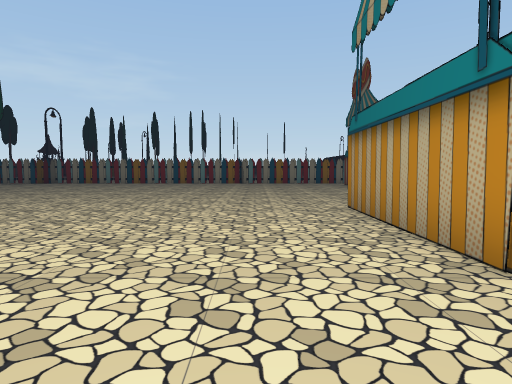
[1] (above)

24 first-person views from a walk through a Unity game level. The camera is 1.5 m above the floor, tilts 4° down and sees 75° across. The floor is counted in squares, 2 m on a side. Each view is taken from the middle of a square. On the plan, view 1 faces up. The plan holds only what a view shows up to about 11 squares ahead; the rest is blank. The place goes on beyond the plan. The player character is not drawn.

[2]
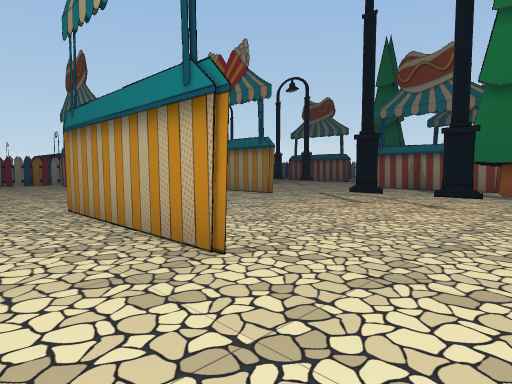

[3]
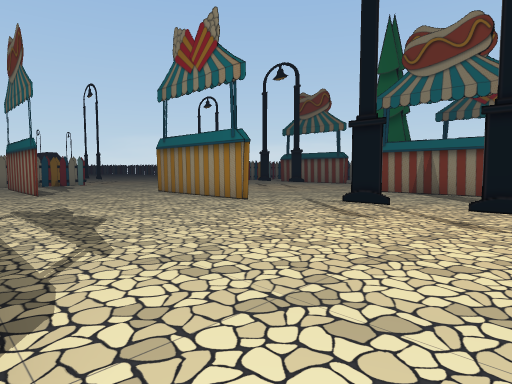

[4]
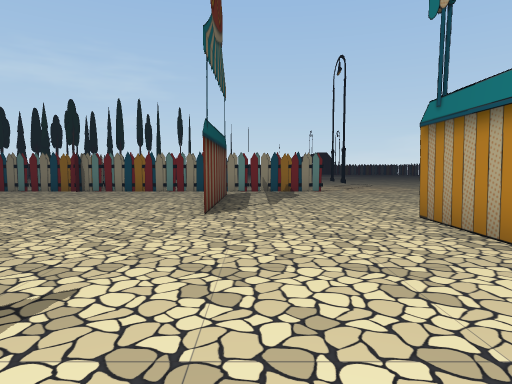

[5]
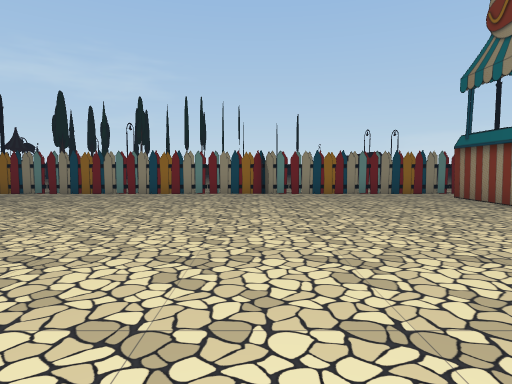

[6]
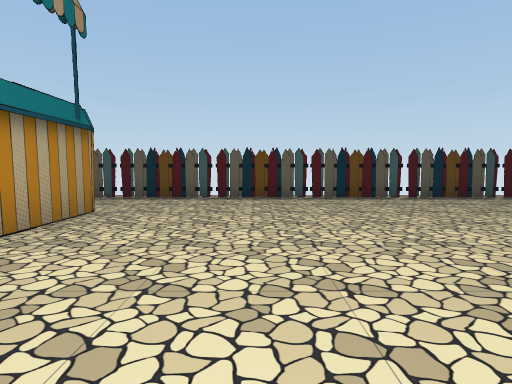

[7]
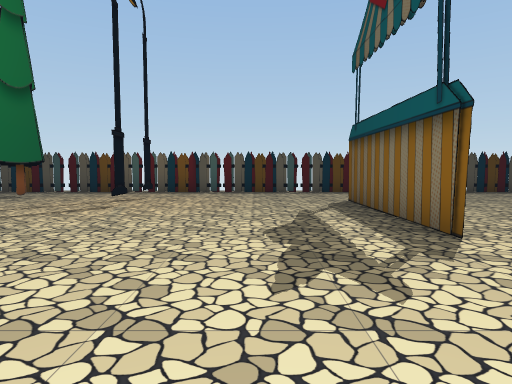

[8]
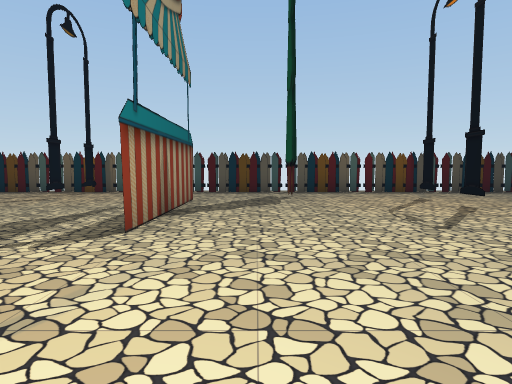

[9]
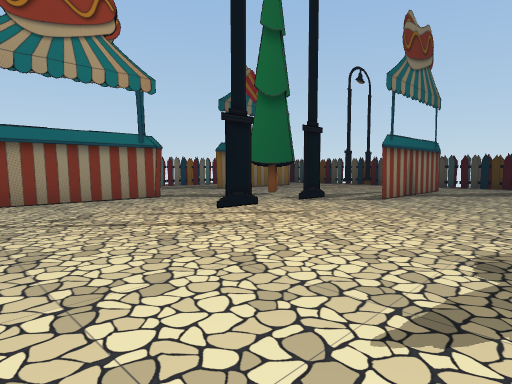

[10]
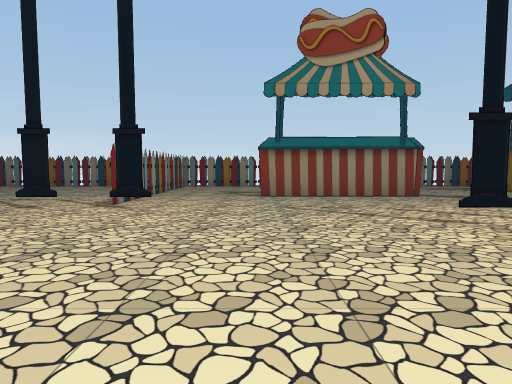

[11]
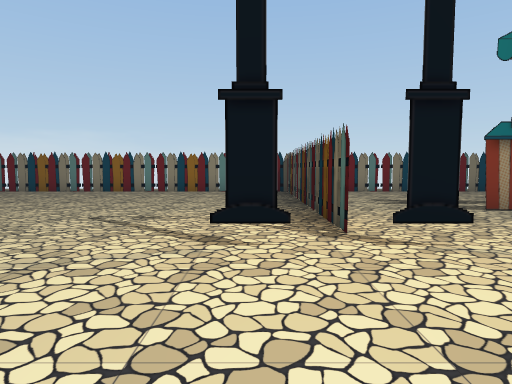

[12]
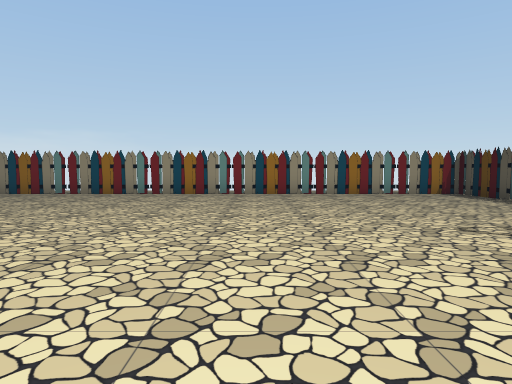

[13]
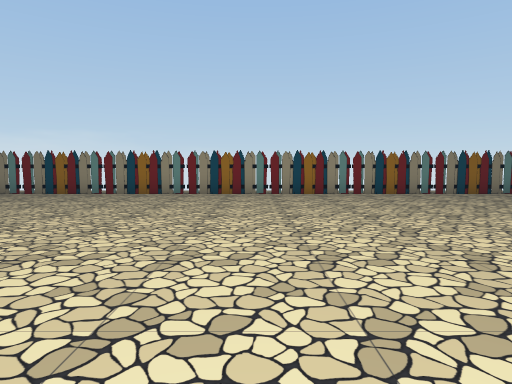

[14]
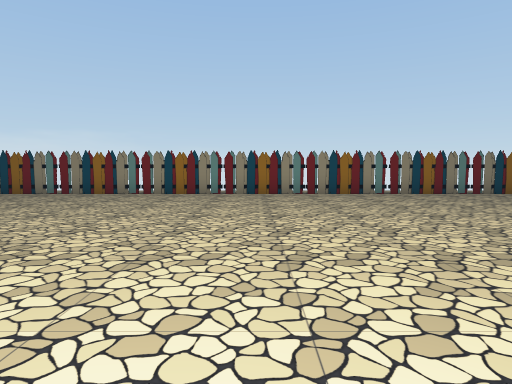

[15]
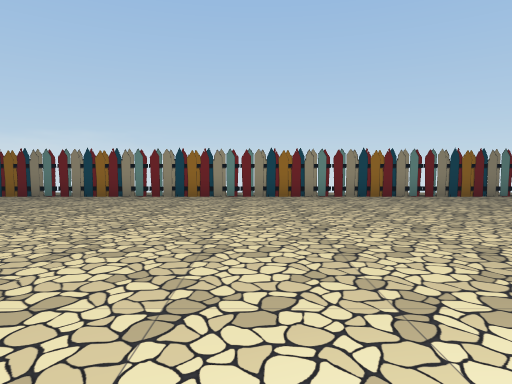

[16]
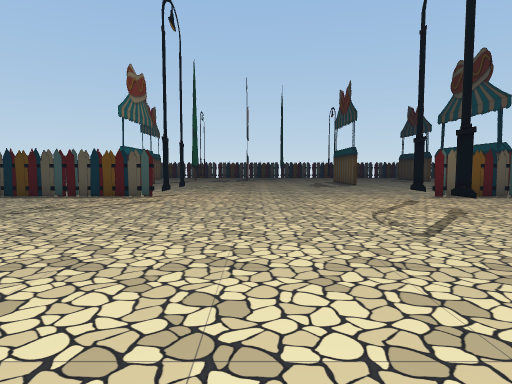

[17]
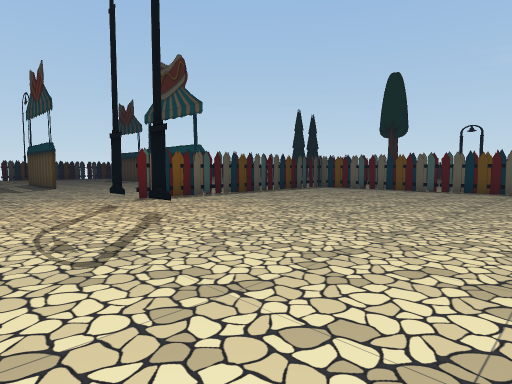

[18]
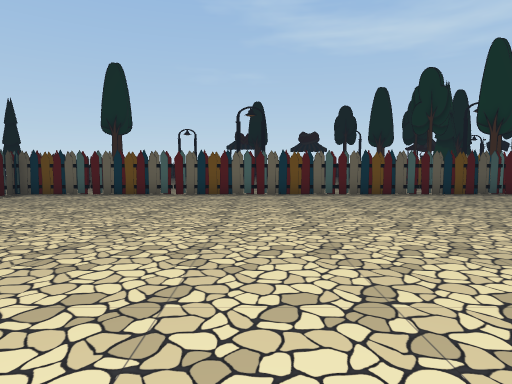

[19]
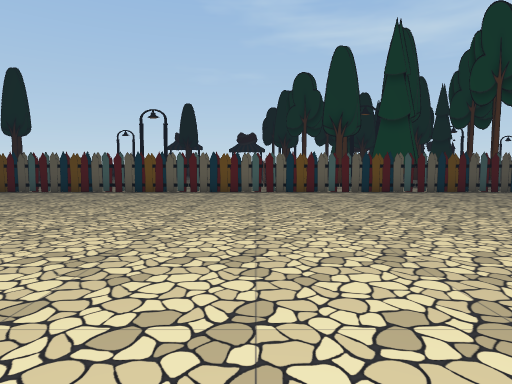

[20]
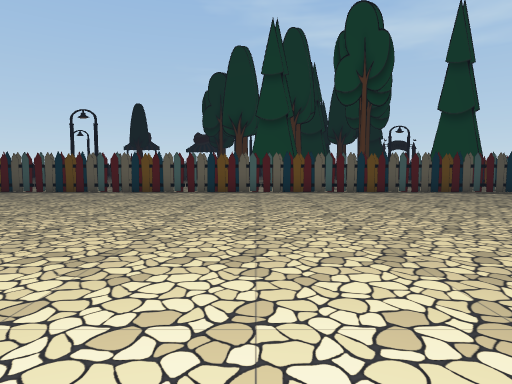

[21]
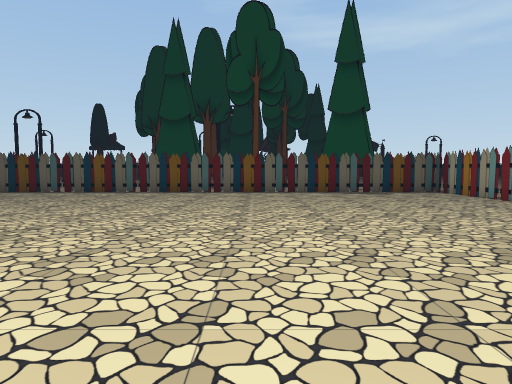

[22]
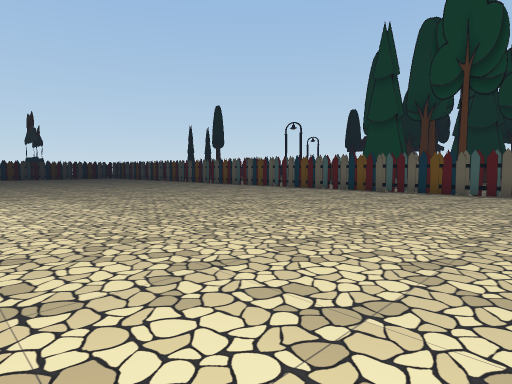

[23]
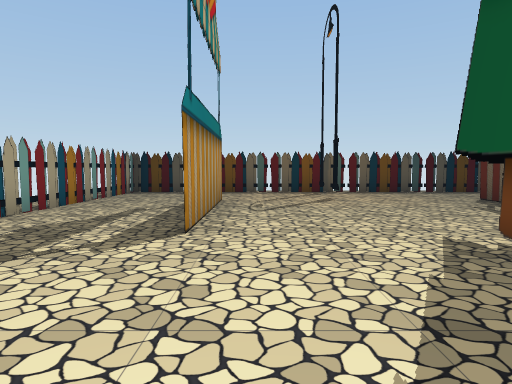

[24]
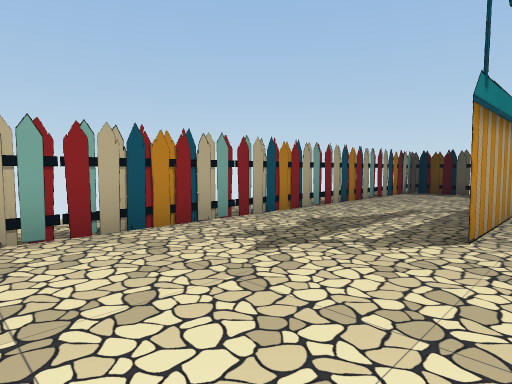

### Floor plan
Key: @ floor where view 1 was taken; # wall or solid block; x gap in a wall; . floor; T thing the floor can be seen under or through.
Columns run from 5 left of view 1 to 22 right of it. Each row starts with its distance up from view 1.
 43     #...........        ...#
 42     #...........       ....#
 41     #...........     ......#
 40     #...........    .......#
 39     #...........   ........#
 38     #..........   .........#
 37     #..........    ........#
 36     #...........  .........#
 35     #..........  ..........#
 34     #..........   .........#
 33     #..........    ........#
 32     #..........     .......#
 31    ##...........   ........#
 30     #..........   .........#
 29     #.........   ..........#
 28     #........     .........#
 27     #.......       ........#
 26     #........    .  .......#
 25     #......................#
 24     #......................#
 23     #......................#
 22     #......................#
 21     #......................#
 20     #........#.............#
 19     #........#.............#
 18     #........#.....#.......#
 17 #############.......########
 16 .........x.........#.....  #
 15 .........#.................#
 14 .........#............#....#
 13 .........#............#..  #
 12 .........#............# ...#
 11 .............#...#....#   .#
 10 .............#...#....#....#
  9 .............#...#.........#
  8 .............#...... ......#
  7 .............#......#......#
  6 .......#..........#.#...#..#
  5  ......#..........#.....#..#
  4  ......#....T.....#.....#..#
  3 .......#....T.....#.....#..#
  2 .......#....T..#..#..#..#..#
  1 ...............#.....#.....#
  0 .....@.........x.....#.....#
 -1 ############################

Where each view was taken, in squares from view 1:
view 1: 0 up, 0 right, facing up
view 2: 0 up, 0 right, facing up-right
view 3: 1 up, 2 right, facing up-right
view 4: 6 up, 5 right, facing up
view 5: 7 up, 1 left, facing up
view 6: 8 up, 1 left, facing down
view 7: 10 up, 4 right, facing down
view 8: 10 up, 11 right, facing down
view 9: 14 up, 9 right, facing down-right
view 10: 14 up, 8 right, facing right
view 11: 18 up, 11 right, facing right
view 12: 23 up, 12 right, facing right
view 13: 29 up, 12 right, facing right
view 14: 35 up, 12 right, facing right
view 15: 38 up, 13 right, facing right
view 16: 26 up, 12 right, facing down
view 17: 25 up, 11 right, facing down-left
view 18: 24 up, 9 right, facing left
view 19: 31 up, 10 right, facing left
view 20: 36 up, 10 right, facing left
view 21: 40 up, 10 right, facing left
view 22: 43 up, 10 right, facing down-left
view 23: 10 up, 18 right, facing down
view 24: 10 up, 18 right, facing down-right
